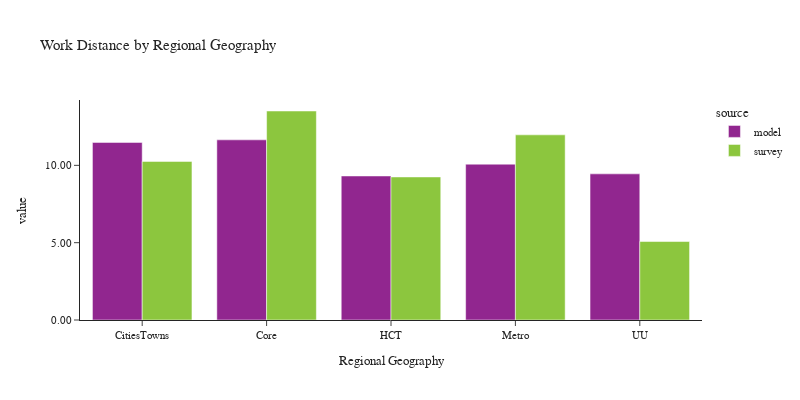

Notebook source saved alongside this figure:
### Code cell
plot_work_location(df_workers, 'rg_proposed_work', 'Regional Geography', 'Regional Geography')

### Figure 1 — Plotly figure (JSON) as saved in the notebook; plotly's stock layout.template omitted (floating-point values rounded to 4 significant figures)
{"data": [{"alignmentgroup": "True", "customdata": [[149640], [878299], [391498], [1355687], [53368]], "hovertemplate": "source=model<br>rg_proposed_work=%{x}<br>value=%{y}<br>sample count=%{customdata[0]}<extra></extra>", "legendgroup": "model", "marker": {"color": "#91268F", "pattern": {"shape": ""}}, "name": "model", "offsetgroup": "model", "orientation": "v", "showlegend": true, "textposition": "auto", "type": "bar", "x": ["CitiesTowns", "Core", "HCT", "Metro", "UU"], "xaxis": "x", "y": [11.48, 11.65, 9.312, 10.08, 9.45], "yaxis": "y"}, {"alignmentgroup": "True", "customdata": [[340], [813], [469], [699], [58]], "hovertemplate": "source=survey<br>rg_proposed_work=%{x}<br>value=%{y}<br>sample count=%{customdata[0]}<extra></extra>", "legendgroup": "survey", "marker": {"color": "#8CC63E", "pattern": {"shape": ""}}, "name": "survey", "offsetgroup": "survey", "orientation": "v", "showlegend": true, "textposition": "auto", "type": "bar", "x": ["CitiesTowns", "Core", "HCT", "Metro", "UU"], "xaxis": "x", "y": [10.26, 13.51, 9.25, 11.97, 5.074], "yaxis": "y"}], "layout": {"barmode": "group", "font": {"size": 11}, "height": 400, "legend": {"title": {"text": "source"}, "tracegroupgap": 0}, "title": {"text": "Work Distance by Regional Geography"}, "width": 800, "xaxis": {"anchor": "y", "domain": [0.0, 1.0], "title": {"text": "Regional Geography"}}, "yaxis": {"anchor": "x", "domain": [0.0, 1.0], "tickformat": ".2f", "title": {"text": "value"}}}}
